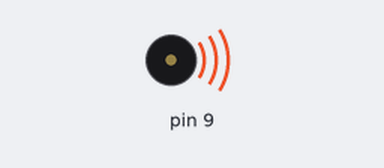
The sketch below on a simulated Arduino Uno, built with avr-gcc and run on an emulated ATmega328P. Parts: buzzer (waves = sounding).

Above: at 0.1 s.
Timing chart, 0 to 1.6 s (numbered marks = the images above):
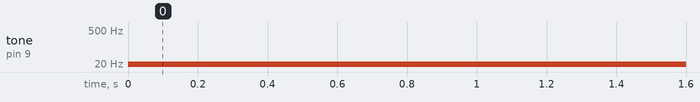

Measured:
- by itself, tone on pin 9: silent → 5 Hz at 0.00 s

The sketch:

Sqaur_sig_uno.ino
```cpp
// #include<TimerOne.h>
// unsigned long t=1000,f,k=512;
void setup() {
  Serial.begin(9600);
//  pinMode(A1,INPUT);
  pinMode(9,OUTPUT);
  // Timer1.initialize();
}

void loop() {
//  int va=analogRead(A1);
//  long f=map(va,0,1023,1,10);
  // Timer1.pwm(9,1000000/f);
//  for(int i=5;i<=10;i++){
    tone(9,5,128);
//    Serial.println(i);
//    delay(2000);
//  }

//  tone(9,100,128);

}
```
